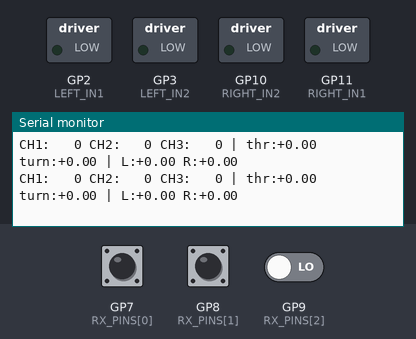
This sketch was run on a simulated Raspberry Pi Pico. Shown: switched loads named in the sketch (green lamp = pin HIGH), the last lines printed to the serial monitor. The test bench sets the inputs (shaded band); at power-on: GP7 (RX_PINS[0]) LOW, GP8 (RX_PINS[1]) LOW, GP9 (RX_PINS[2]) LOW.

Above: at 2.0 s.
2.1 s: GP7 (RX_PINS[0]) pulsed HIGH 2 times (0.12 s each, 0.3 s apart)
At 2.73 s:
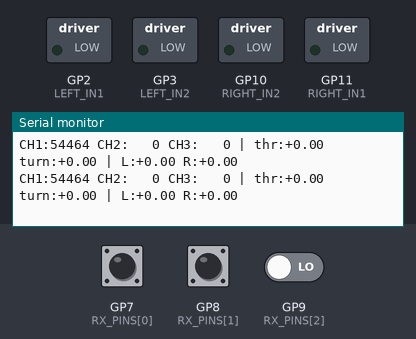
4.2 s: GP8 (RX_PINS[1]) pulsed HIGH 2 times (0.12 s each, 0.3 s apart)
At 4.34 s:
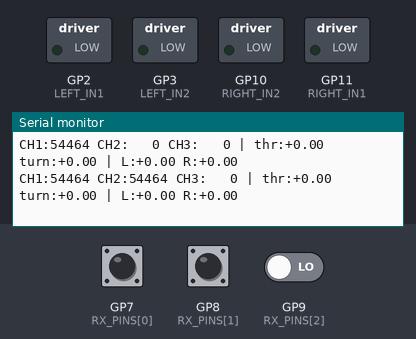

The sketch:

picomove.ino
```cpp
#include <Arduino.h>

// =====================================================================
//  Pico + FS-iA6 (PWM) -> 2 DC motors via 2x IBT-2
//  CH1 = turn left/right
//  CH2 = forward/backward
//  CH3 = turn left/right (added to CH1)
//  No CH4.
//
//  DIRECT DRIVE MODE:
//  - All arming checks removed
//  - All start conditions removed
//  - All failsafe locks removed
//  - Motors respond immediately to current stick inputs
// =====================================================================

// ---------------- CONFIG ----------------
// Receiver pins. Index 0..2 = CH1..CH3 (GP7, GP8, GP9).
const uint8_t RX_PINS[3] = {7, 8, 9};
enum { CH_TURN = 0, CH_THROTTLE = 1, CH_TURN2 = 2 };

// Motors (IBT-2: RPWM = in1, LPWM = in2). R_EN and L_EN must be tied to VCC.
const uint8_t LEFT_IN1  = 2,  LEFT_IN2  = 3;
const uint8_t RIGHT_IN1 = 11, RIGHT_IN2 = 10;
const bool INVERT_LEFT     = false;
const bool INVERT_RIGHT    = false;
const bool INVERT_THROTTLE = false;
const bool INVERT_TURN     = false;

const uint32_t PWM_FREQ = 20000;     // Hz
const int      PWM_MAX  = 255;

// Dynamic Calibration Boundaries (Expanded on the fly)
float centerUs[3] = {1500.0f, 1500.0f, 1500.0f};
float minUs[3]    = {1000.0f, 1000.0f, 1000.0f};
float maxUs[3]    = {2000.0f, 2000.0f, 2000.0f};

// Stick shaping & driving feel
const float DEADBAND          = 0.05f; // Stick center deadband
const float EXPO              = 0.30f; // 0 = linear, 0.3 = softer near center
const float MAX_SPEED         = 0.80f; // Speed limit (0..1)
const float TURN_GAIN_STILL   = 1.00f; // Pivot strength
const float TURN_GAIN_MOVING  = 0.65f; // Turn strength at full speed
const float MIN_DUTY          = 0.08f; // Skip dead zone where motors only hum
const float ACCEL_STEP        = 0.07f; // Per 20ms cycle
const float DECEL_STEP        = 0.18f;

const uint32_t LOOP_MS  = 20;
const uint32_t PRINT_MS = 100;
// ----------------------------------------

// ---------- PWM capture via interrupts ----------
volatile uint32_t riseTime[3]   = {0};
volatile uint32_t pulseWidth[3] = {0};
volatile uint32_t lastStamp[3]  = {0};
volatile uint32_t pulseCount[3] = {0};

static inline void handleEdge(uint8_t i) {
  uint32_t now = micros();
  if (digitalRead(RX_PINS[i])) {
    riseTime[i] = now;
  } else {
    pulseWidth[i] = now - riseTime[i];
    lastStamp[i] = now;
    pulseCount[i]++;
  }
}
void isr0() { handleEdge(0); }
void isr1() { handleEdge(1); }
void isr2() { handleEdge(2); }

uint16_t readChannel(uint8_t i) {
  noInterrupts();
  uint32_t w = pulseWidth[i];
  interrupts();
  return (uint16_t)w;
}

// ---------- Motor driver ----------
void driveMotor(uint8_t in1, uint8_t in2, float speed, bool invert) {
  if (speed > 1.0f)  speed = 1.0f;
  if (speed < -1.0f) speed = -1.0f;
  if (invert) speed = -speed;

  float a = fabsf(speed);
  int duty = 0;
  if (a > 0.01f) duty = (int)((MIN_DUTY + (1.0f - MIN_DUTY) * a) * PWM_MAX);

  if (speed > 0)      { analogWrite(in1, duty); analogWrite(in2, 0); }
  else if (speed < 0) { analogWrite(in1, 0);    analogWrite(in2, duty); }
  else                { analogWrite(in1, 0);    analogWrite(in2, 0); }
}

void setMotors(float left, float right) {
  driveMotor(LEFT_IN1,  LEFT_IN2,  left,  INVERT_LEFT);
  driveMotor(RIGHT_IN1, RIGHT_IN2, right, INVERT_RIGHT);
}

void stopAll() { setMotors(0, 0); }

// ---------- Dynamic Stick Shaping ----------
void updateSpan(uint8_t i, uint16_t us) {
  if (us < 800 || us > 2200) return; // Ignore glitched spikes
  if (us < minUs[i]) minUs[i] = us;
  if (us > maxUs[i]) maxUs[i] = us;
}

float shape(uint8_t i, uint16_t us) {
  if (us < 800 || us > 2200) return 0.0f; // Treat disconnected/corrupted signal as center
  updateSpan(i, us);

  float c = centerUs[i];
  float v = 0.0f;

  if (us >= c) {
    float span = maxUs[i] - c;
    v = (span > 30.0f) ? ((float)us - c) / span : 0.0f;
  } else {
    float span = c - minUs[i];
    v = (span > 30.0f) ? ((float)us - c) / span : 0.0f;
  }

  if (v > 1.0f)  v = 1.0f;
  if (v < -1.0f) v = -1.0f;

  float a = fabsf(v);
  if (a < DEADBAND) return 0.0f;
  a = (a - DEADBAND) / (1.0f - DEADBAND);
  a = (1.0f - EXPO) * a + EXPO * a * a * a;
  return (v > 0) ? a : -a;
}

float slew(float cur, float target) {
  float d = target - cur;
  bool towardZero = (cur > 0 && d < 0) || (cur < 0 && d > 0);
  float step = towardZero ? DECEL_STEP : ACCEL_STEP;
  if (d >  step) return cur + step;
  if (d < -step) return cur - step;
  return target;
}

// Initial center capture (does not block or lock execution)
void calibrateCenters() {
  uint32_t sum[3] = {0, 0, 0};
  uint16_t cnt[3] = {0, 0, 0};

  Serial.println("Reading initial center baselines...");
  uint32_t t0 = millis();
  while (millis() - t0 < 800) {
    for (uint8_t i = 0; i < 3; i++) {
      uint16_t w = readChannel(i);
      if (w >= 900 && w <= 2100) {
        sum[i] += w;
        cnt[i]++;
      }
    }
    delay(20);
  }

  for (uint8_t i = 0; i < 3; i++) {
    if (cnt[i] >= 10) {
      centerUs[i] = (float)sum[i] / cnt[i];
      minUs[i]    = centerUs[i] - 100.0f;
      maxUs[i]    = centerUs[i] + 100.0f;
      Serial.printf("  CH%u Center: %.0f us\n", i + 1, centerUs[i]);
    } else {
      centerUs[i] = 1500.0f;
      minUs[i]    = 1000.0f;
      maxUs[i]    = 2000.0f;
      Serial.printf("  CH%u Signal weak, defaulting to 1500 us\n", i + 1);
    }
  }
}

// ---------- State & Debug Variables ----------
float    outL = 0, outR = 0;
uint32_t lastLoop  = 0;
uint32_t lastPrint = 0;
uint16_t dbgCh[3]  = {0, 0, 0};
float    dbgThr = 0, dbgTurn = 0;

void printDebug() {
  if (millis() - lastPrint < PRINT_MS) return;
  lastPrint = millis();
  Serial.printf("CH1:%4u CH2:%4u CH3:%4u | thr:%+.2f turn:%+.2f | L:%+.2f R:%+.2f\n",
                dbgCh[0], dbgCh[1], dbgCh[2],
                dbgThr, dbgTurn, outL, outR);
}

// ---------- Setup ----------
void setup() {
  Serial.begin(115200);
  uint32_t t0 = millis();
  while (!Serial && millis() - t0 < 2000) {}

  analogWriteFreq(PWM_FREQ);
  analogWriteRange(PWM_MAX);
  pinMode(LEFT_IN1, OUTPUT);  pinMode(LEFT_IN2, OUTPUT);
  pinMode(RIGHT_IN1, OUTPUT); pinMode(RIGHT_IN2, OUTPUT);
  stopAll();

  for (uint8_t i = 0; i < 3; i++) pinMode(RX_PINS[i], INPUT_PULLDOWN);
  attachInterrupt(digitalPinToInterrupt(RX_PINS[0]), isr0, CHANGE);
  attachInterrupt(digitalPinToInterrupt(RX_PINS[1]), isr1, CHANGE);
  attachInterrupt(digitalPinToInterrupt(RX_PINS[2]), isr2, CHANGE);

  calibrateCenters();

  rp2040.wdt_begin(1000);
  Serial.println("Direct drive ready. Motors active immediately.");
}

// ---------- Main loop ----------
void loop() {
  rp2040.wdt_reset();

  if (millis() - lastLoop < LOOP_MS) return;
  lastLoop = millis();

  uint16_t uTurn  = readChannel(CH_TURN);
  uint16_t uThr   = readChannel(CH_THROTTLE);
  uint16_t uTurn2 = readChannel(CH_TURN2);

  dbgCh[0] = uTurn; dbgCh[1] = uThr; dbgCh[2] = uTurn2;

  // Dynamic input translation without arming gates
  float turn1 = shape(CH_TURN,     uTurn);
  float thr   = shape(CH_THROTTLE, uThr);
  float turn2 = shape(CH_TURN2,    uTurn2);

  if (INVERT_THROTTLE) thr = -thr;
  if (INVERT_TURN) { turn1 = -turn1; turn2 = -turn2; }

  float turn = turn1 + turn2;
  if (turn > 1.0f)  turn = 1.0f;
  if (turn < -1.0f) turn = -1.0f;
  dbgThr = thr; dbgTurn = turn;

  // Single smooth mix
  float gain = TURN_GAIN_STILL + (TURN_GAIN_MOVING - TURN_GAIN_STILL) * fabsf(thr);
  float t = turn * gain;

  float left  = thr + t;
  float right = thr - t;
  float m = fmaxf(1.0f, fmaxf(fabsf(left), fabsf(right)));
  left  = left  / m * MAX_SPEED;
  right = right / m * MAX_SPEED;

  outL = slew(outL, left);
  outR = slew(outR, right);
  setMotors(outL, outR);

  printDebug();
}
```

Measured:
- after the input at 2.1 s, the serial monitor: prints a new line after 0.21 s (image 1)
- after the input at 4.2 s, the serial monitor: prints a new line after 0.14 s (image 2)
